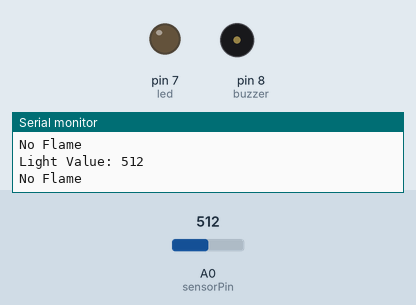
This sketch was run on a simulated Arduino Uno, built with avr-gcc and run on an emulated ATmega328P. Shown: output pins drawn as LEDs (lit = HIGH), buzzer (waves = sounding), the last lines printed to the serial monitor. Inputs (shaded band) come from the test bench; at power-on: A0 (sensorPin) = 512.

Above: at 1.3 s.
1.4 s: A0 (sensorPin) set to 693
2.9 s: A0 (sensorPin) set to 714
At 4.2 s:
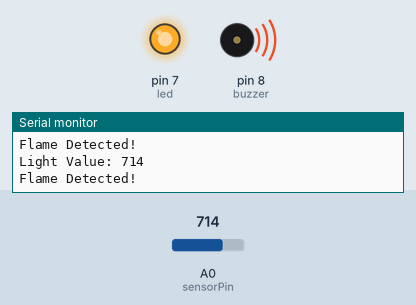
4.5 s: A0 (sensorPin) set to 690
At 5.5 s:
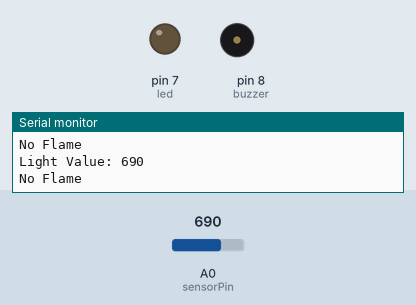
6.0 s: A0 (sensorPin) set to 710
At 6.7 s:
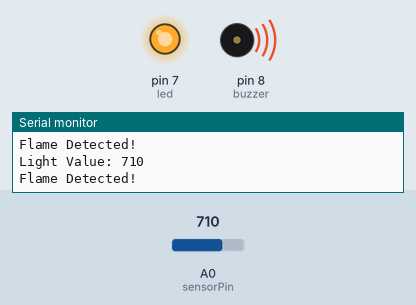
Timing chart, 0 to 8.5 s (numbered marks = the images above; inputs shaded):
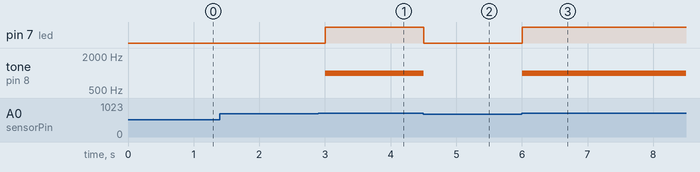

The sketch:

flamesensor.cpp.ino
```cpp
int sensorPin = A0;
int led = 7;
int buzzer = 8;

void setup() {
  pinMode(led, OUTPUT);
  pinMode(buzzer, OUTPUT);
  Serial.begin(9600);
}

void loop() {

  int lightValue = analogRead(sensorPin);

  Serial.print("Light Value: ");
  Serial.println(lightValue);

  // Adjust threshold if needed
  if (lightValue > 700) {

    digitalWrite(led, HIGH);
    tone(buzzer, 1000);

    Serial.println("Flame Detected!");
  }
  else {

    digitalWrite(led, LOW);
    noTone(buzzer);

    Serial.println("No Flame");
  }

  delay(500);
}
```

Measured:
- the behaviour switches between 700 and 701 on A0 (sensorPin) (found by bisection; images 0 and 1)
- after the input at 2.9 s, pin 7 (led): LOW → HIGH after 0.10 s; tone on pin 8 (buzzer): silent → 1000 Hz after 0.10 s
- after the input at 4.5 s, pin 7 (led): HIGH → LOW at once; tone on pin 8 (buzzer): 1000 Hz → silent at once
- after the input at 6.0 s, pin 7 (led): LOW → HIGH at once; tone on pin 8 (buzzer): silent → 1000 Hz at once
